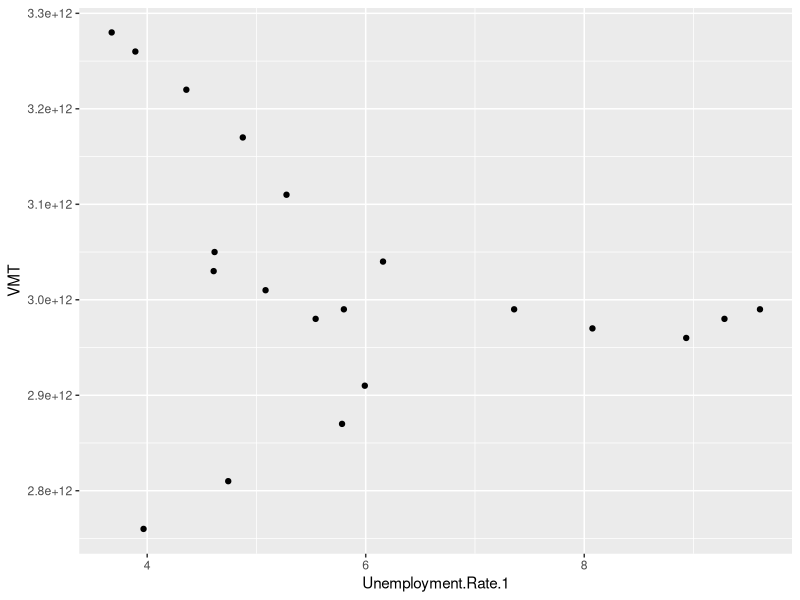

This figure's R source: (Note: this script raises an error after producing the figure.)
## ---- chunk 1
knitr::opts_chunk$set(echo = TRUE)
## ---- chunk 2
setwd("/Users/csuffaculty/Desktop/FHWA")

#read the dataset
dat<-read.csv("Data20221210.csv", header=TRUE)
library(ggplot2)
library(segmented)

VMT.dat<-dat[,colSums(is.na(dat))==0]
VMT.dat.sub<-VMT.dat[,c("year","VMT","Unemployment.Rate.1","TransitPMT","TotLaneMiles","EVPrivateandPublicChargingStationLocations","populationTelework")]
VMT.dat.sub$VMT.1<-c(NA,VMT.dat.sub[1:19,"VMT"])
plot.unemp<-ggplot(VMT.dat.sub, aes(x = Unemployment.Rate.1, y=VMT))+geom_point() #plot raw data
lm.unemp<-lm(VMT ~ Unemployment.Rate.1, data=VMT.dat.sub) #fit linear model
## ---- chunk 3
seg.unemp<-segmented(lm.unemp, seg.Z = ~ Unemployment.Rate.1)
summary(seg.unemp)
slope(seg.unemp)
confint(seg.unemp)
plot.segmented(seg.unemp, res=TRUE, col=2, xlab="Unemployment Rate", ylab="VMT", pch=16)
unemp.fitted<-fitted(seg.unemp)
unemp.model<-data.frame(Unemployment=VMT.dat.sub$Unemployment.Rate.1, VMT=unemp.fitted)
#plot.unemp+geom_line(data = unemp.model, aes(x = Unemployment, y = VMT), colour="red")
## ---- chunk 4
plot.TotLaneMiles<-ggplot(VMT.dat.sub, aes(x = TotLaneMiles, y=VMT))+geom_point() #plot raw data
lm.TotLaneMiles<-lm(VMT ~ TotLaneMiles, data=VMT.dat.sub) #fit linear model
## ---- chunk 5
seg.TotLaneMiles<-segmented(lm.TotLaneMiles, seg.Z = ~ TotLaneMiles)
summary(seg.TotLaneMiles)
slope(seg.TotLaneMiles)
confint(seg.TotLaneMiles)
plot.segmented(seg.TotLaneMiles, res=TRUE, col=2, xlab="Total Lane Miles", ylab="VMT", pch=16)
TotLaneMiles.fitted<-fitted(seg.TotLaneMiles)
TotLaneMiles.model<-data.frame(Total.Lane.Miles=VMT.dat.sub$TotLaneMiles, VMT=TotLaneMiles.fitted)
#plot.TotLaneMiles+geom_line(data = TotLaneMiles.model, aes(x = Total.Lane.Miles, y = VMT), colour="red")
## ---- chunk 6
plot.TransitPMT<-ggplot(VMT.dat.sub, aes(x = TransitPMT, y=VMT))+geom_point() #plot raw data
lm.TransitPMT<-lm(VMT ~ TransitPMT, data=VMT.dat.sub) #fit linear model
## ---- chunk 7
seg.TransitPMT<-segmented(lm.TransitPMT, seg.Z = ~ TransitPMT)
summary(seg.TransitPMT)
slope(seg.TransitPMT)
confint(seg.TransitPMT)
plot.segmented(seg.TransitPMT, res=TRUE, col=2, xlab="Transit PMT", ylab="VMT", pch=16)
TransitPMT.fitted<-fitted(seg.TransitPMT)
TransitPMT.model<-data.frame(TransitPMT=VMT.dat.sub$TransitPMT, VMT=TransitPMT.fitted)
#plot.TransitPMT+geom_line(data = TransitPMT.model, aes(x = TransitPMT, y = VMT), colour="red")
## ---- chunk 8
plot.EVPrivateandPublicChargingStationLocations<-ggplot(VMT.dat.sub, aes(x = EVPrivateandPublicChargingStationLocations, y=VMT))+geom_point() #plot raw data
lm.EVPrivateandPublicChargingStationLocations<-lm(VMT ~ EVPrivateandPublicChargingStationLocations, data=VMT.dat.sub) #fit linear model
## ---- chunk 9
seg.EVPrivateandPublicChargingStationLocations<-segmented(lm.EVPrivateandPublicChargingStationLocations, seg.Z = ~ EVPrivateandPublicChargingStationLocations)
summary(seg.EVPrivateandPublicChargingStationLocations)
slope(seg.EVPrivateandPublicChargingStationLocations)
confint(seg.EVPrivateandPublicChargingStationLocations)
plot.segmented(seg.EVPrivateandPublicChargingStationLocations, res=TRUE, col=2, xlab="EVPrivate & Public Charging Station Locations", ylab="VMT", pch=16)
EVPrivateandPublicChargingStationLocations.fitted<-fitted(seg.EVPrivateandPublicChargingStationLocations)
EVPrivateandPublicChargingStationLocations.model<-data.frame(EVPrivateandPublicChargingStationLocations=VMT.dat.sub$EVPrivateandPublicChargingStationLocations, VMT=EVPrivateandPublicChargingStationLocations.fitted)
#plot.EVPrivateandPublicChargingStationLocations+geom_line(data = EVPrivateandPublicChargingStationLocations.model, aes(x = EVPrivateandPublicChargingStationLocations, y = VMT), colour="red")
## ---- chunk 10
plot.populationTelework<-ggplot(VMT.dat.sub, aes(x = populationTelework, y=VMT))+geom_point() #plot raw data
lm.populationTelework<-lm(VMT ~ populationTelework, data=VMT.dat.sub) #fit linear model
## ---- chunk 11
seg.populationTelework<-segmented(lm.populationTelework)
summary(seg.populationTelework)
slope(seg.populationTelework)
confint(seg.populationTelework)
plot.segmented(seg.populationTelework, res=TRUE, col=2, xlab="Population Telework", ylab="VMT", pch=16)
populationTelework.fitted<-fitted(seg.populationTelework)
populationTelework.model<-data.frame(populationTelework=VMT.dat.sub$populationTelework, VMT=populationTelework.fitted)
#plot.populationTelework+geom_line(data = populationTelework.model, aes(x = populationTelework, y = VMT), colour="red")
